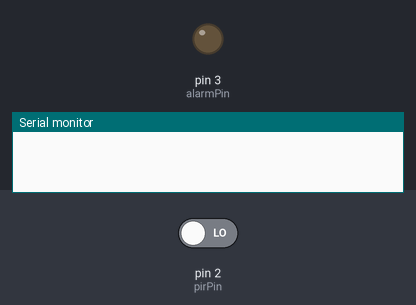
Bench run of a sketch on a simulated Arduino Uno, built with avr-gcc and run on an emulated ATmega328P. Shown: output pins drawn as LEDs (lit = HIGH), the last lines printed to the serial monitor. The test bench sets the inputs (shaded band); at power-on: pin 2 (pirPin) LOW.

Above: at 1.2 s.
1.3 s: pin 2 (pirPin) driven HIGH
At 1.7 s:
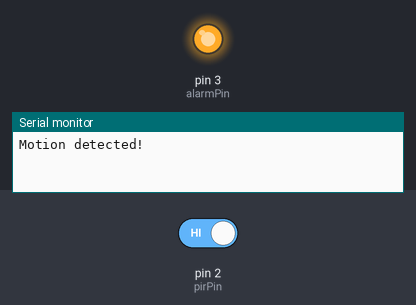
2.8 s: pin 2 (pirPin) driven LOW
At 4.4 s:
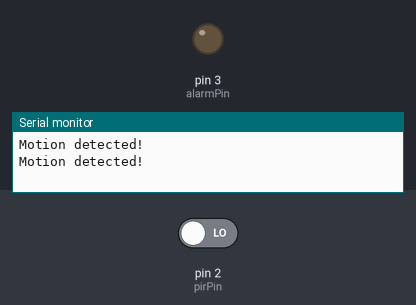
Timing chart, 0 to 5.9 s (numbered marks = the images above; inputs shaded):
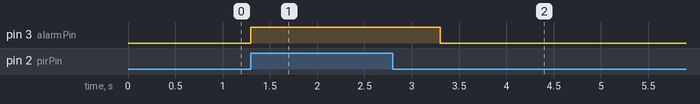

Measured:
- after the input at 1.3 s, pin 3 (alarmPin): LOW → HIGH at once
- after the input at 2.8 s, pin 3 (alarmPin): HIGH → LOW after 0.50 s

The sketch:

PIR_Thef.ino
```cpp
// Khai báo các chân kết nối cảm biến PIR và cảnh báo
const int pirPin = 2;    // Chân kết nối cảm biến PIR
const int alarmPin = 3;  // Chân kết nối cảnh báo (ví dụ: đèn LED)

void setup() {
  pinMode(pirPin, INPUT);     // Thiết lập chân kết nối cảm biến PIR là đầu vào
  pinMode(alarmPin, OUTPUT);  // Thiết lập chân kết nối cảnh báo là đầu ra
  Serial.begin(9600);         // Khởi động kết nối Serial (tùy chọn)
}

void loop() {
  int motion = digitalRead(pirPin);  // Đọc giá trị từ cảm biến PIR

  if (motion == HIGH) {
    // Nếu phát hiện chuyển động, thực hiện hành động cảnh báo
    digitalWrite(alarmPin, HIGH);  // Bật cảnh báo (ví dụ: đèn LED sáng)
    Serial.println("Motion detected!");  // Gửi thông báo qua Serial (tùy chọn)
    delay(1000);  // Dừng 1 giây để tránh cảnh báo liên tục
  } else {
    // Nếu không có chuyển động, tắt cảnh báo
    digitalWrite(alarmPin, LOW);  // Tắt cảnh báo (ví dụ: đèn LED tắt)
  }
}
```
